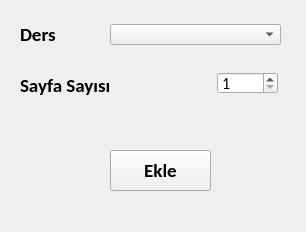
<?xml version="1.0" encoding="UTF-8"?>
<ui version="4.0">
 <class>Form</class>
 <widget class="QWidget" name="Form">
  <property name="geometry">
   <rect>
    <x>0</x>
    <y>0</y>
    <width>306</width>
    <height>232</height>
   </rect>
  </property>
  <property name="windowTitle">
   <string>İçerik Yükle</string>
  </property>
  <widget class="QComboBox" name="dersBox">
   <property name="geometry">
    <rect>
     <x>110</x>
     <y>24</y>
     <width>171</width>
     <height>21</height>
    </rect>
   </property>
   <property name="font">
    <font>
     <family>Calibri</family>
     <pointsize>12</pointsize>
    </font>
   </property>
  </widget>
  <widget class="QLabel" name="label">
   <property name="geometry">
    <rect>
     <x>20</x>
     <y>10</y>
     <width>51</width>
     <height>49</height>
    </rect>
   </property>
   <property name="font">
    <font>
     <family>Calibri</family>
     <pointsize>14</pointsize>
     <weight>75</weight>
     <bold>true</bold>
    </font>
   </property>
   <property name="text">
    <string>Ders</string>
   </property>
  </widget>
  <widget class="QLabel" name="label_2">
   <property name="geometry">
    <rect>
     <x>20</x>
     <y>70</y>
     <width>101</width>
     <height>31</height>
    </rect>
   </property>
   <property name="font">
    <font>
     <family>Calibri</family>
     <pointsize>14</pointsize>
     <weight>75</weight>
     <bold>true</bold>
    </font>
   </property>
   <property name="text">
    <string>Sayfa Sayısı</string>
   </property>
  </widget>
  <widget class="QSpinBox" name="sayfaBox">
   <property name="geometry">
    <rect>
     <x>217</x>
     <y>72</y>
     <width>61</width>
     <height>22</height>
    </rect>
   </property>
   <property name="font">
    <font>
     <family>Calibri</family>
     <pointsize>12</pointsize>
    </font>
   </property>
   <property name="minimum">
    <number>1</number>
   </property>
  </widget>
  <widget class="QPushButton" name="ekleButon">
   <property name="geometry">
    <rect>
     <x>110</x>
     <y>150</y>
     <width>101</width>
     <height>41</height>
    </rect>
   </property>
   <property name="font">
    <font>
     <family>Calibri</family>
     <pointsize>14</pointsize>
     <weight>75</weight>
     <bold>true</bold>
    </font>
   </property>
   <property name="text">
    <string>Ekle</string>
   </property>
  </widget>
 </widget>
 <resources/>
 <connections/>
</ui>
